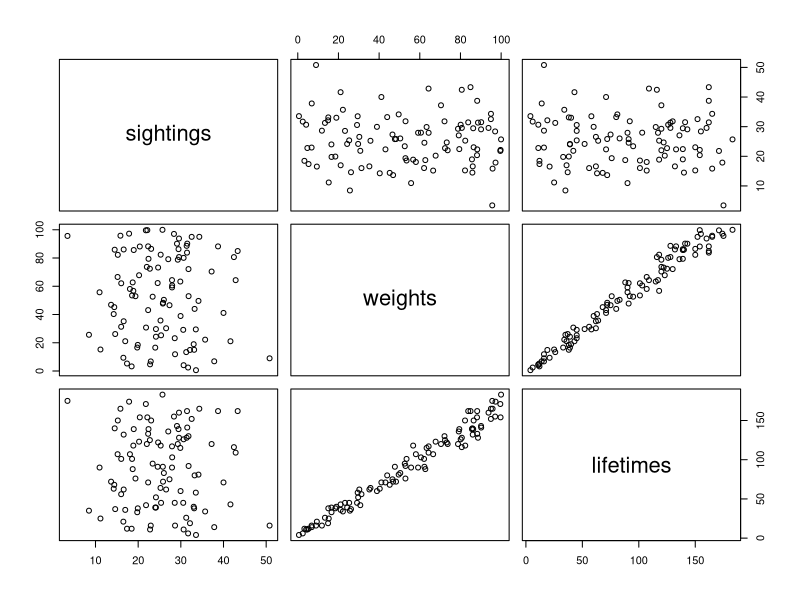
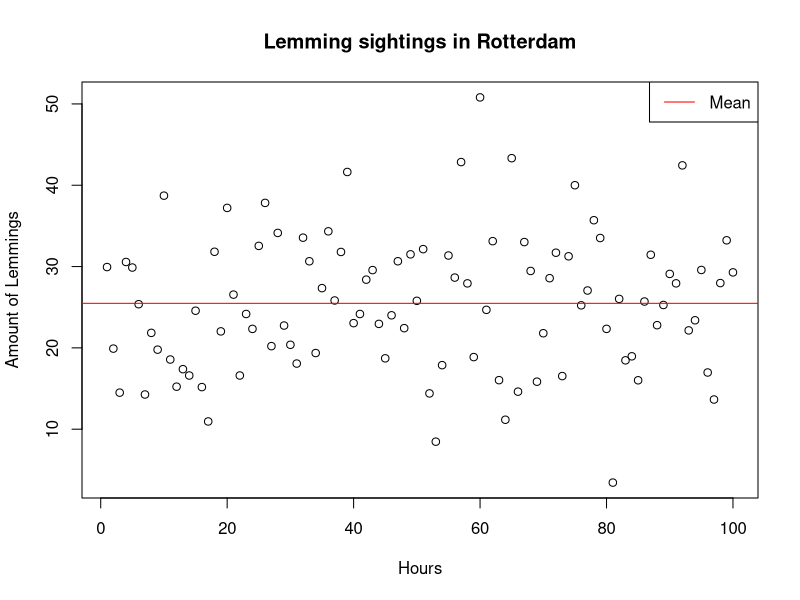
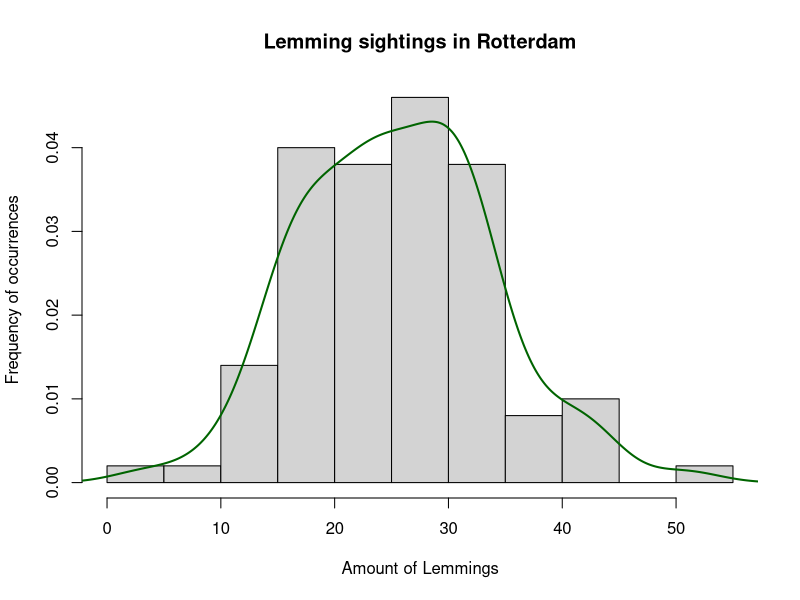
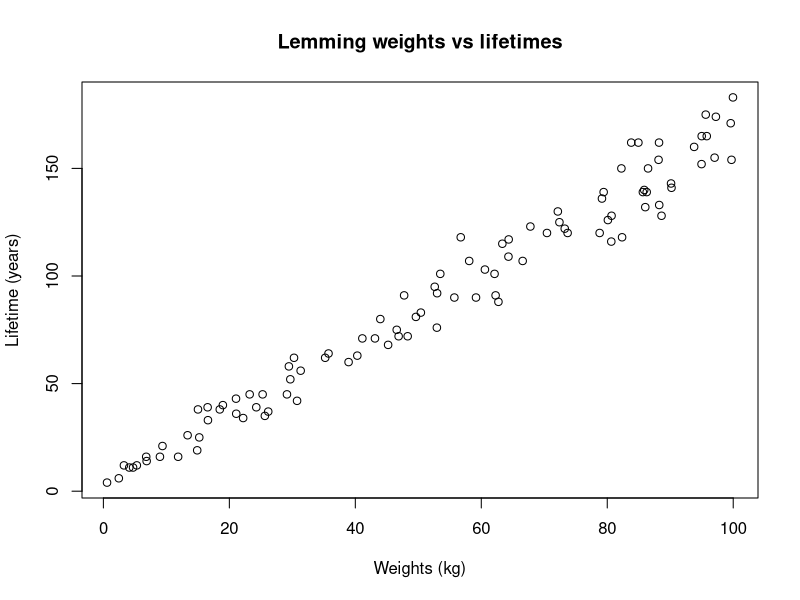
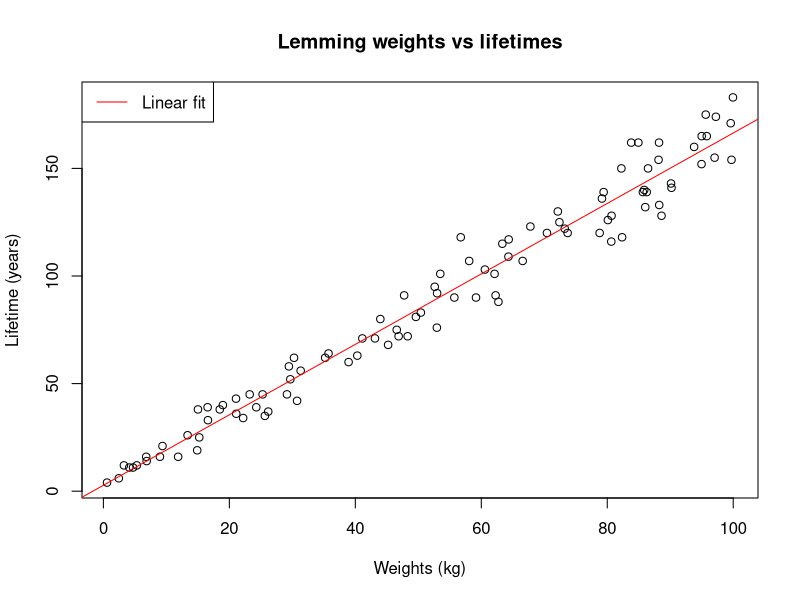
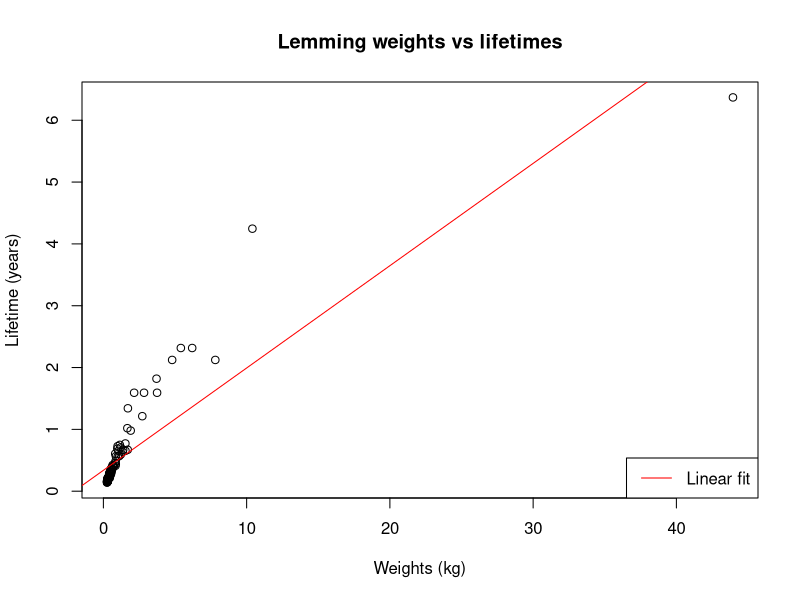
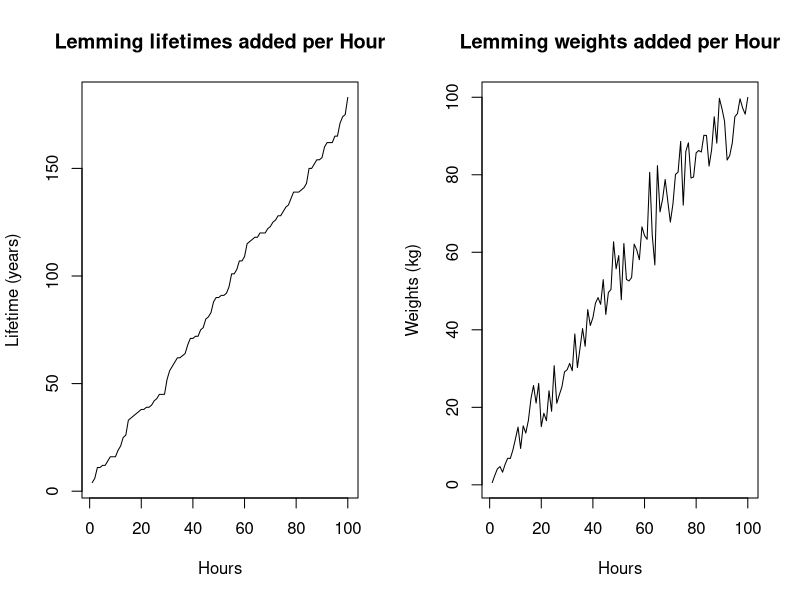
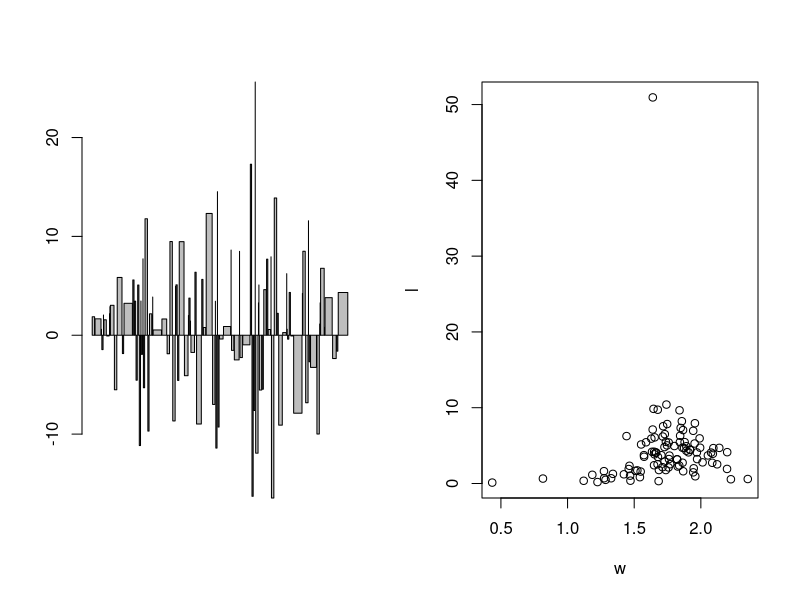

Recreate these plots in R, in order.
#Deadline October 30th 11:20 am

ds <- read.csv("lemming_data_21.csv")
library(plyr)
ds <- rename(ds,c(
  "x" = "sightings", #Lemming sightings per hour in Rotterdam
  "y" = "weights", #Lemming weight in kg
  "z" = "lifetimes" #Lemming lifetime in years
  ))
pairs(ds)

#1. Plot the distribution of the variable x. What is the mean, standard deviation
# and error on the mean? Show your plot and state your answers.
plot(ds$sightings, main="Lemming sightings in Rotterdam", xlab="Hours", ylab="Amount of Lemmings")
abline(h = mean(ds$sightings), col="red")
legend(
  "topright",
  "Mean",
  lty=1,
  col="red"
)

hist(ds$sightings, main="Lemming sightings in Rotterdam", xlab="Amount of Lemmings", ylab="Frequency of occurrences", prob=T)
lines(density(ds$sightings), col = "darkgreen", lwd=2)

#Taken from: http://stackoverflow.com/questions/2676554/in-r-how-to-find-the-standard-error-of-the-mean
sem <- function(x) sd(x)/sqrt(length(x)) #Function to find the "standard error on the mean" of a sample

#25.47741
mean_sightings <- mean(ds$sightings)
#8.373527
sd_sightings <- sd(ds$sightings)
#0.8373527
sem_sightings <- sem(ds$sightings)

#52.98623
mean_weights <- mean(ds$weights)
#30.25457
sd_weights <- sd(ds$weights)
#3.025457
sem_weights <- sem(ds$weights)

#89.51
mean_lifetimes <- mean(ds$lifetimes)
#50.30623
sd_lifetimes <- sd(ds$lifetimes)
#5.030623
sem_lifetimes <- sem(ds$lifetimes)

#2. What relationship is there between the variables y and z? Show your plot.
plot(ds$weights, ds$lifetimes, main="Lemming weights vs lifetimes", xlab="Weights (kg)", ylab="Lifetime (years)")
#Strong linear relationship
#A Lemming can become on average 2 years old and maximum 4 years old: http://www.grenswetenschap.nl/permalink.asp?i=4384
#Lemming weight from 30 to 110 or up to 130 grams: http://www.helsinki.fi/science/metapop/species/lemmings.html

#3. Make a linear fit to the relationship between y and z. Show your fit on another
#plot. What are the best fit parameters and parameter errors? Are you happy with your fit?
model <- lm(ds$lifetimes ~ ds$weights)
#(Intercept)   ds$weights  
#2.769        1.637
plot(ds$weights, ds$lifetimes, main="Lemming weights vs lifetimes", xlab="Weights (kg)", ylab="Lifetime (years)")
abline(model, col="red")
legend(
  "topleft",
  "Linear fit",
  lty=1,
  col="red"
)
#Yes, happy



#Lemmings in order
lemmings <- ds[order(ds$weights, ds$lifetimes),]
#Cumulative sum of Sightings
#lemmings$sightings <- cumsum(lemmings$sightings)
lemmings$lifetimes <- 25.47741 / lemmings$lifetimes
lemmings$weights <- 25.47741 / lemmings$weight

#2.922099
mean_weights <- mean(lemmings$weights)
#9.11817
sd_weights <- sd(lemmings$weights)
#0.911817
sem_weights <- sem(lemmings$weights)

#1.157893
mean_lifetimes <- mean(lemmings$lifetimes)
#2.1581
sd_lifetimes <- sd(lemmings$lifetimes)
#5.030623
sem_lifetimes <- sem(lemmings$lifetimes)

lemmings <- lemmings[lemmings$weights < 50,]
lmodel <- lm(lemmings$lifetimes ~ lemmings$weights)
#(Intercept)  lemmings$weights  
#11.8776            0.1056
plot(lemmings$weights, lemmings$lifetimes, main="Lemming weights vs lifetimes", xlab="Weights (kg)", ylab="Lifetime (years)")
abline(lmodel, col="red")
legend(
  "bottomright",
  "Linear fit",
  lty=1,
  col="red"
)
#No, not happy


#4. Research lemmings. Do your results make sense? Discuss.
ords = ds[order(ds$lifetimes, ds$weights),]
par(mfrow=c(1,2))
plot(ords$lifetimes, main="Lemming lifetimes added per Hour", xlab="Hours", ylab="Lifetime (years)", type="l")
plot(ords$weights, main="Lemming weights added per Hour", xlab="Hours", ylab="Weights (kg)", type="l")

#Difference of calculations
barplot(
  diff(ds[order(ds$lifetimes, ds$weights),]$weights),
  diff(ds[order(ds$lifetimes, ds$weights),]$lifetimes)
     )


#Amount of lemmings each record
a <- ds$lifetimes/3
#Mean of weight of lemmings
w <- ds$weights / a
#Real lifetime of lemmings
l <- ds$lifetimes / ds$sightings
#Plot weights vs lifetime relations
plot(w,l)

lemmings <- ds[order(ds$lifetimes, ds$weights),]
lemmings$c <- cumsum(lemmings$sightings)
lemmings$w <- lemmings$weights / lemmings$c * 1000
lemmings$l <- lemmings$lifetimes / lemmings$c
lemmings$ldown <- 4-lemmings$l
plot(lemmings$w, 4-lemmings$l, main="Lemming weights vs lifetimes" ,xlab="Weights (grams)", ylab="Lifetimes (years)")
lines(smooth.spline(lemmings$w, lemmings$ldown), col="red", lwd=2)

#3.92922
mean_lifetimes <- mean(lemmings$ldown)
#0.0008588741
sd_lifetimes <- sd(lemmings$ldown)
#0.008588741
sem_lifetimes <- sem(lemmings$ldown)

#3.92922
mean_weights <- mean(lemmings$w)
#0.0008588741
sd_weights <- sd(lemmings$w)
#0.008588741
sem_weights <- sem(lemmings$w)
